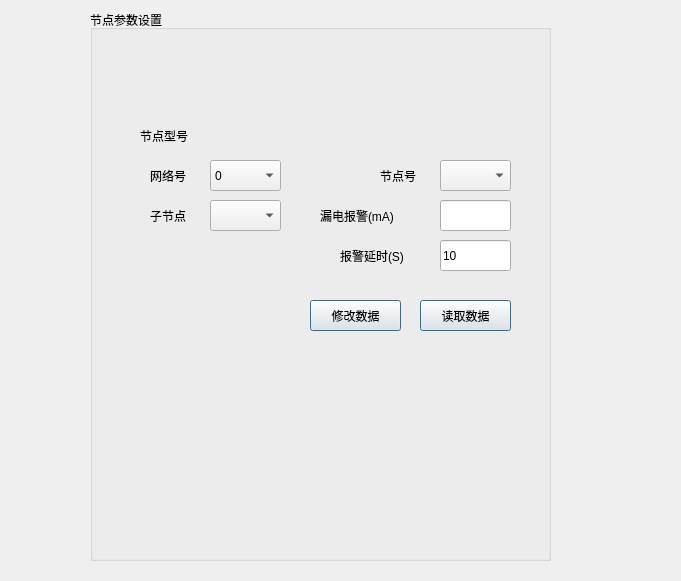
<?xml version="1.0" encoding="UTF-8"?>
<ui version="4.0">
 <class>MSetForm</class>
 <widget class="QWidget" name="MSetForm">
  <property name="geometry">
   <rect>
    <x>0</x>
    <y>0</y>
    <width>681</width>
    <height>581</height>
   </rect>
  </property>
  <property name="focusPolicy">
   <enum>Qt::NoFocus</enum>
  </property>
  <property name="windowTitle">
   <string>监控参数设置</string>
  </property>
  <property name="windowIcon">
   <iconset>
    <normaloff>:/img/images/nodePwd.png</normaloff>:/img/images/nodePwd.png</iconset>
  </property>
  <property name="styleSheet">
   <string notr="true">font: 12pt &quot;Sans Serif&quot;;</string>
  </property>
  <widget class="QGroupBox" name="groupBox_2">
   <property name="geometry">
    <rect>
     <x>90</x>
     <y>10</y>
     <width>461</width>
     <height>551</height>
    </rect>
   </property>
   <property name="title">
    <string>节点参数设置</string>
   </property>
   <widget class="QPushButton" name="btnFu">
    <property name="geometry">
     <rect>
      <x>330</x>
      <y>290</y>
      <width>91</width>
      <height>31</height>
     </rect>
    </property>
    <property name="text">
     <string>读取数据</string>
    </property>
    <property name="default">
     <bool>true</bool>
    </property>
   </widget>
   <widget class="QPushButton" name="btnOK">
    <property name="geometry">
     <rect>
      <x>220</x>
      <y>290</y>
      <width>91</width>
      <height>31</height>
     </rect>
    </property>
    <property name="text">
     <string>修改数据</string>
    </property>
    <property name="default">
     <bool>true</bool>
    </property>
   </widget>
   <widget class="QLabel" name="label_3">
    <property name="geometry">
     <rect>
      <x>60</x>
      <y>150</y>
      <width>51</width>
      <height>31</height>
     </rect>
    </property>
    <property name="text">
     <string>网络号</string>
    </property>
   </widget>
   <widget class="QLabel" name="lbl_wran">
    <property name="geometry">
     <rect>
      <x>230</x>
      <y>190</y>
      <width>121</width>
      <height>31</height>
     </rect>
    </property>
    <property name="text">
     <string>漏电报警(mA)</string>
    </property>
   </widget>
   <widget class="QComboBox" name="cmbNet">
    <property name="geometry">
     <rect>
      <x>120</x>
      <y>150</y>
      <width>71</width>
      <height>31</height>
     </rect>
    </property>
    <item>
     <property name="text">
      <string>0</string>
     </property>
    </item>
    <item>
     <property name="text">
      <string>1</string>
     </property>
    </item>
   </widget>
   <widget class="QLabel" name="label_12">
    <property name="geometry">
     <rect>
      <x>250</x>
      <y>230</y>
      <width>101</width>
      <height>31</height>
     </rect>
    </property>
    <property name="text">
     <string>报警延时(S)</string>
    </property>
   </widget>
   <widget class="QComboBox" name="cmbNode">
    <property name="geometry">
     <rect>
      <x>350</x>
      <y>150</y>
      <width>71</width>
      <height>31</height>
     </rect>
    </property>
    <property name="duplicatesEnabled">
     <bool>false</bool>
    </property>
   </widget>
   <widget class="QLabel" name="label_4">
    <property name="geometry">
     <rect>
      <x>290</x>
      <y>150</y>
      <width>61</width>
      <height>31</height>
     </rect>
    </property>
    <property name="text">
     <string>节点号</string>
    </property>
   </widget>
   <widget class="QLabel" name="label_14">
    <property name="geometry">
     <rect>
      <x>50</x>
      <y>110</y>
      <width>61</width>
      <height>31</height>
     </rect>
    </property>
    <property name="text">
     <string>节点型号</string>
    </property>
   </widget>
   <widget class="QLabel" name="lblSN">
    <property name="geometry">
     <rect>
      <x>120</x>
      <y>110</y>
      <width>131</width>
      <height>31</height>
     </rect>
    </property>
    <property name="styleSheet">
     <string notr="true">color: rgb(255, 1, 1);</string>
    </property>
    <property name="text">
     <string/>
    </property>
   </widget>
   <widget class="QComboBox" name="cmbSubNode">
    <property name="geometry">
     <rect>
      <x>120</x>
      <y>190</y>
      <width>71</width>
      <height>31</height>
     </rect>
    </property>
    <property name="duplicatesEnabled">
     <bool>false</bool>
    </property>
   </widget>
   <widget class="QLabel" name="label_5">
    <property name="geometry">
     <rect>
      <x>60</x>
      <y>190</y>
      <width>51</width>
      <height>31</height>
     </rect>
    </property>
    <property name="text">
     <string>子节点</string>
    </property>
   </widget>
   <widget class="QLineEdit" name="txtWarn">
    <property name="geometry">
     <rect>
      <x>350</x>
      <y>190</y>
      <width>71</width>
      <height>31</height>
     </rect>
    </property>
   </widget>
   <widget class="QLineEdit" name="txtDelay">
    <property name="geometry">
     <rect>
      <x>350</x>
      <y>230</y>
      <width>71</width>
      <height>31</height>
     </rect>
    </property>
    <property name="text">
     <string>10</string>
    </property>
   </widget>
  </widget>
 </widget>
 <resources/>
 <connections/>
</ui>
